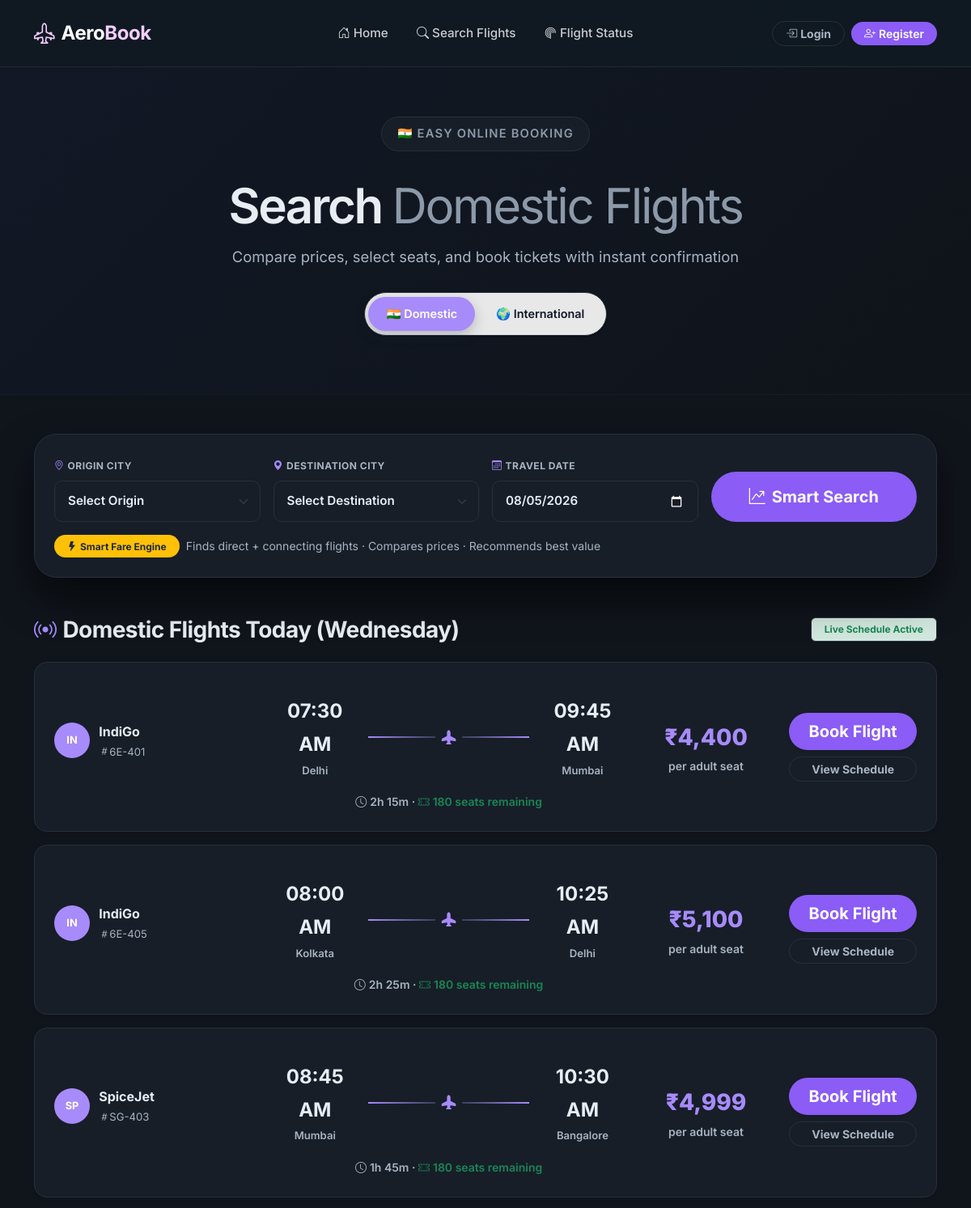
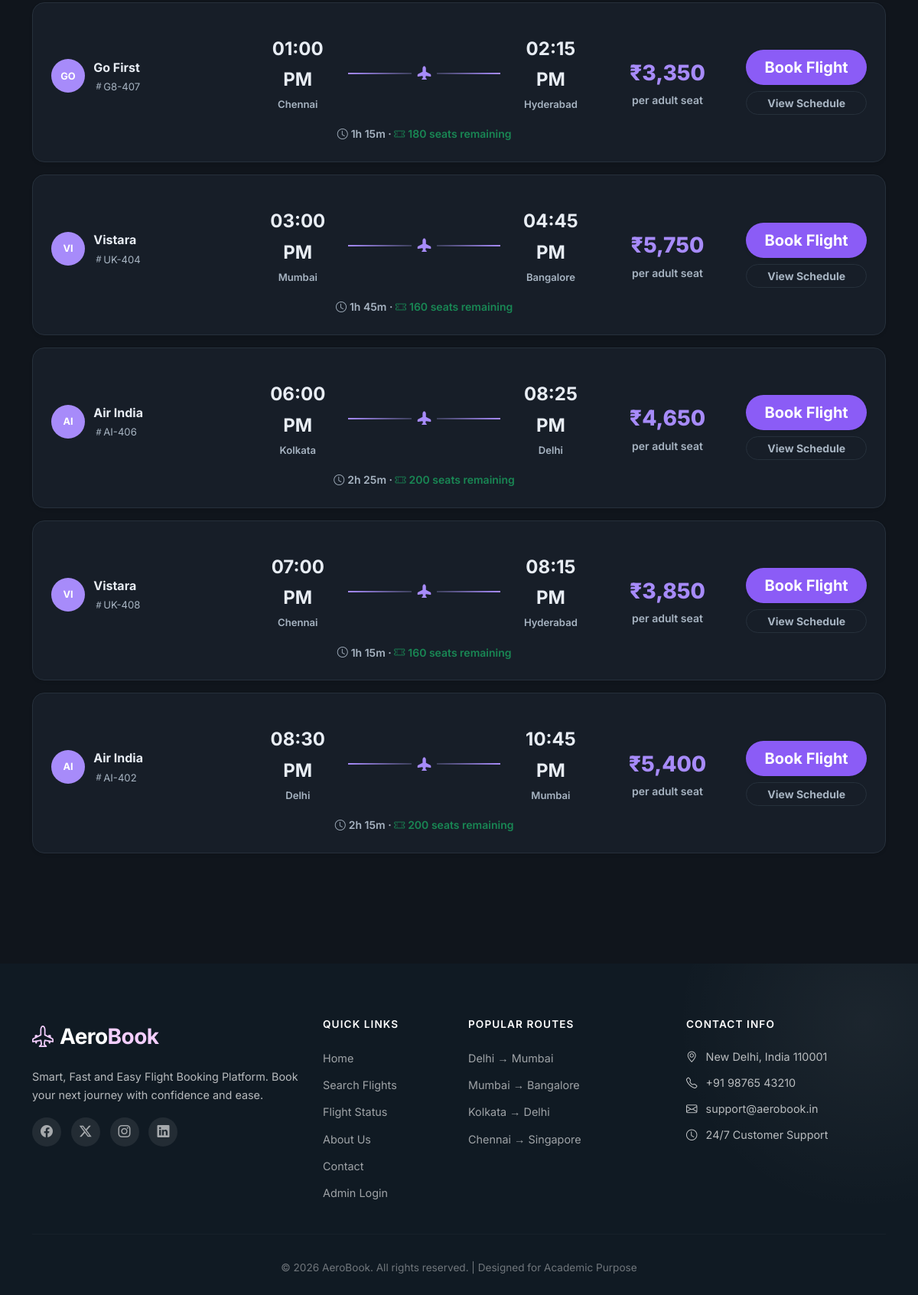
The app's page /search-flights.php with its own data (2 pictures, top to bottom).
### tables this page shows
CREATE TABLE IF NOT EXISTS flights (
    flight_id INT AUTO_INCREMENT PRIMARY KEY,
    airline_name VARCHAR(100) NOT NULL,
    flight_number VARCHAR(20) NOT NULL UNIQUE,
    source VARCHAR(100) NOT NULL,
    destination VARCHAR(100) NOT NULL,
    departure_time DATETIME NOT NULL,
    arrival_time DATETIME NOT NULL,
    total_seats INT NOT NULL DEFAULT 180,
    seats_available INT NOT NULL DEFAULT 180,
    price DECIMAL(10, 2) NOT NULL,
    status ENUM('Scheduled', 'Delayed', 'Cancelled', 'Completed') DEFAULT 'Scheduled',
    created_at TIMESTAMP DEFAULT CURRENT_TIMESTAMP,
     
     
     
    CONSTRAINT chk_flights_seats CHECK (seats_available <= total_seats)
);

### includes/FlightHelper.php (called while the page is built, shortened)
<?php
if (!defined('AEROBOOK_FLIGHT_HELPER')) {
function getTodaysFlights($date) {
    global $conn;
    $stmt = mysqli_prepare($conn, "SELECT * FROM flights WHERE status='Scheduled' AND seats_available > 0 AND DAYOFWEEK(departure_time) = DAYOFWEEK(?) ORDER BY TIME(departure_time) ASC");
    mysqli_stmt_bind_param($stmt, "s", $date);
    mysqli_stmt_execute($stmt);
    $result = mysqli_stmt_get_result($stmt);
    $flights = [];
    while ($row = mysqli_fetch_assoc($result)) $flights[] = $row;
    return $flights;
}
}

### includes/functions.php (called while the page is built, shortened)
<?php
function formatPrice($price) {
    return '₹' . number_format((float) $price, 0);
}
function formatTime($datetime) {
    return date('h:i A', strtotime($datetime));
}
function calcDuration($departure, $arrival) {
    $dep = new DateTime($departure);
    $arr = new DateTime($arrival);
    $diff = $dep->diff($arr);
    return $diff->h . 'h ' . $diff->i . 'm';
}
function airlineInitials($name) {
    return strtoupper(substr($name, 0, 2));
}
function isDomesticRoute($source, $destination) {
    $src = trim($source);
    $dst = trim($destination);
    return in_array($src, INDIAN_CITIES) && in_array($dst, INDIAN_CITIES);
}
function filterFlightsByRegion($flights, $region) {
    if ($region === 'domestic') {
        return array_values(array_filter($flights, function($f) {
            return isDomesticRoute($f['source'], $f['destination']);
        }));
    }
    return $flights;
}
function getTodaysFlightsRegion($date, $region = '') {
    return filterFlightsByRegion(getTodaysFlights($date), $region);
}

### search-flights.php (the view, shortened to what this page needs)
<?php
require_once 'includes/header.php';
$region = trim($_GET['region'] ?? 'domestic');
$isDomestic = ($region === 'domestic');
$regionIcon = $isDomestic ? '🇮🇳' : '🌍';
?>
<div class="page-hero-lite">
    <div class="container">
        <span class="kicker"><?php echo $regionIcon; ?> Easy online booking</span>
        <h1>Search <span class="dim"><?php echo $isDomestic ? 'Domestic' : 'International'; ?> Flights</span></h1>
        <p>Compare prices, select seats, and book tickets with instant confirmation</p>
        <div class="pill-tabs">
            <a href="?region=domestic" class="<?php echo $isDomestic ? 'active' : ''; ?>">🇮🇳 Domestic</a>
            <a href="?region=international" class="<?php echo !$isDomestic ? 'active' : ''; ?>">🌍 International</a>
        </div>
    </div>
</div>
<div class="container py-5">
    <div class="search-panel p-4 mb-5" style="margin-top:0; background: var(--surface-card);">
        <form action="<?php echo BASE_URL; ?>fare-results.php" method="GET" class="needs-loading">
            <div class="row g-3 align-items-end">
                <div class="col-md-3">
                    <label class="form-label uppercase-label text-muted mb-2"><i class="bi bi-geo-alt me-1 text-accent"></i>Origin City</label>
                    <select name="source" class="form-select form-select-lg fw-semibold" required>
                        <option value="">Select Origin</option>
                    </select>
                </div>
                <div class="col-md-3">
                    <label class="form-label uppercase-label text-muted mb-2"><i class="bi bi-geo-alt-fill me-1 text-accent"></i>Destination City</label>
                    <select name="destination" class="form-select form-select-lg fw-semibold" required>
                        <option value="">Select Destination</option>
                    </select>
                </div>
                <div class="col-md-3">
                    <label class="form-label uppercase-label text-muted mb-2"><i class="bi bi-calendar3 me-1 text-accent"></i>Travel Date</label>
                    <input type="date" name="travel_date" class="form-control form-control-lg fw-semibold" min="<?php echo date('Y-m-d'); ?>" value="<?php echo date('Y-m-d'); ?>">
                </div>
                <div class="col-md-3">
                    <button type="submit" class="btn btn-accent btn-lg w-100 fw-bold py-3 rounded-pill"><i class="bi bi-graph-up-arrow me-2"></i>Smart Search</button>
                </div>
            </div>
            <div class="row mt-3">
                <div class="col-12">
                    <div class="d-flex align-items-center gap-2 flex-wrap">
                        <span class="badge bg-warning text-dark px-3 py-2 fw-bold rounded-pill"><i class="bi bi-lightning-fill me-1"></i>Smart Fare Engine</span>
                        <small class="text-muted">Finds direct + connecting flights · Compares prices · Recommends best value</small>
                    </div>
                </div>
            </div>
        </form>
    </div>
    <?php
    $today_date = date('Y-m-d');
    $today_day = date('l');
    ?>
    <div class="d-flex justify-content-between align-items-center mb-4">
        <h3 class="fw-bold mb-0"><i class="bi bi-broadcast me-2 text-accent"></i><?php echo $isDomestic ? 'Domestic' : 'International'; ?> Flights Today (<?php echo $today_day; ?>)</h3>
        <span class="badge bg-success-subtle text-success border border-success px-3 py-2 fw-bold">Live Schedule Active</span>
    </div>
    <?php
    $flights = getTodaysFlightsRegion($today_date, $region);
    if (!empty($flights)): foreach ($flights as $f): ?>
    <div class="flight-card hover-lift p-4 mb-3 border rounded-4 bg-white shadow-sm">
        <div class="row align-items-center">
            <div class="col-md-3">
                <div class="flight-airline">
                    <div class="airline-logo bg-primary text-white rounded-circle fw-extrabold d-flex align-items-center justify-content-center" style="width: 44px; height: 44px;">
                        <?php echo airlineInitials($f['airline_name']); ?>
                    </div>
                    <div>
                        <div class="airline-name fw-bold text-dark fs-6"><?php echo htmlspecialchars($f['airline_name']); ?></div>
                        <div class="flight-number text-muted small"><i class="bi bi-hash"></i><?php echo htmlspecialchars($f['flight_number']); ?></div>
                    </div>
                </div>
            </div>
            <div class="col-md-5">
                <div class="flight-route">
                    <div class="route-point">
                        <div class="route-time fw-extrabold fs-4 text-dark"><?php echo formatTime($f['departure_time']); ?></div>
                        <div class="route-city text-muted small fw-semibold"><?php echo htmlspecialchars($f['source']); ?></div>
                    </div>
                    <div class="route-line"><i class="bi bi-airplane-fill"></i></div>
                    <div class="route-point">
                        <div class="route-time fw-extrabold fs-4 text-dark"><?php echo formatTime($f['arrival_time']); ?></div>
                        <div class="route-city text-muted small fw-semibold"><?php echo htmlspecialchars($f['destination']); ?></div>
                    </div>
                </div>
                <div class="route-duration text-center text-muted small fw-semibold mt-1">
                    <i class="bi bi-clock me-1"></i><?php echo calcDuration($f['departure_time'], $f['arrival_time']); ?> ·
                    <span class="text-success"><i class="bi bi-ticket-perforated me-1"></i><?php echo $f['seats_available']; ?> seats remaining</span>
                </div>
            </div>
            <div class="col-md-2 text-center my-2 my-md-0">
                <div class="flight-price text-accent fw-extrabold fs-3"><?php echo formatPrice($f['price']); ?></div>
                <small class="text-muted d-block fw-semibold">per adult seat</small>
            </div>
            <div class="col-md-2 text-end">
                <a href="<?php echo BASE_URL; ?>booking.php?flight_id=<?php echo $f['flight_id']; ?>&date=<?php echo $today_date; ?>" class="btn btn-accent btn-lg w-100 fw-bold shadow-sm mb-2">Book Flight</a>
                <a href="<?php echo BASE_URL; ?>flight-details.php?id=<?php echo $f['flight_id']; ?>&date=<?php echo $today_date; ?>" class="btn btn-outline-secondary btn-sm w-100 fw-bold">View Schedule</a>
            </div>
        </div>
    </div>
    <?php endforeach; endif; ?>
</div>
<?php require_once 'includes/footer.php'; ?>

### records on screen
flights: airline_name "IN", airline_name "IndiGo", flight_number "6E-401", departure_time "07:30 AM", source "Delhi", arrival_time "09:45 AM", destination "Mumbai", calcDuration($f['departure_time'], $f['arrival_time']) "2h 15m", seats_available "180", price "₹4,400"
flights: airline_name "IN", airline_name "IndiGo", flight_number "6E-405", departure_time "08:00 AM", source "Kolkata", arrival_time "10:25 AM", destination "Delhi", calcDuration($f['departure_time'], $f['arrival_time']) "2h 25m", seats_available "180", price "₹5,100"
flights: airline_name "SP", airline_name "SpiceJet", flight_number "SG-403", departure_time "08:45 AM", source "Mumbai", arrival_time "10:30 AM", destination "Bangalore", calcDuration($f['departure_time'], $f['arrival_time']) "1h 45m", seats_available "180", price "₹4,999"
flights: airline_name "GO", airline_name "Go First", flight_number "G8-407", departure_time "01:00 PM", source "Chennai", arrival_time "02:15 PM", destination "Hyderabad", calcDuration($f['departure_time'], $f['arrival_time']) "1h 15m", seats_available "180", price "₹3,350"
flights: airline_name "VI", airline_name "Vistara", flight_number "UK-404", departure_time "03:00 PM", source "Mumbai", arrival_time "04:45 PM", destination "Bangalore", calcDuration($f['departure_time'], $f['arrival_time']) "1h 45m", seats_available "160", price "₹5,750"
flights: airline_name "AI", airline_name "Air India", flight_number "AI-406", departure_time "06:00 PM", source "Kolkata", arrival_time "08:25 PM", destination "Delhi", calcDuration($f['departure_time'], $f['arrival_time']) "2h 25m", seats_available "200", price "₹4,650"
flights: airline_name "VI", airline_name "Vistara", flight_number "UK-408", departure_time "07:00 PM", source "Chennai", arrival_time "08:15 PM", destination "Hyderabad", calcDuration($f['departure_time'], $f['arrival_time']) "1h 15m", seats_available "160", price "₹3,850"
flights: airline_name "AI", airline_name "Air India", flight_number "AI-402", departure_time "08:30 PM", source "Delhi", arrival_time "10:45 PM", destination "Mumbai", calcDuration($f['departure_time'], $f['arrival_time']) "2h 15m", seats_available "200", price "₹5,400"

### other values on screen
$regionIcon "🇮🇳"
